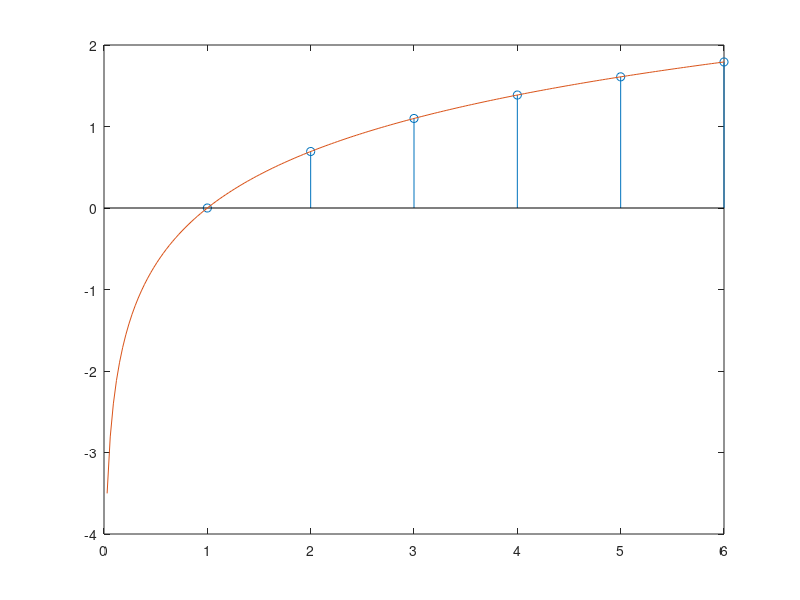

The MATLAB source for this figure:
clc;
clear;
X1=[0:1:6];
x2=linspace(0,6,200);
y1=log(X1);
y2=log(x2);
grid on;
stem(X1,y1);
hold on;
plot(x2,y2);
set(gca,'xtick',-5:1:10);
set(gca,'xticklabel',-5:1:10);